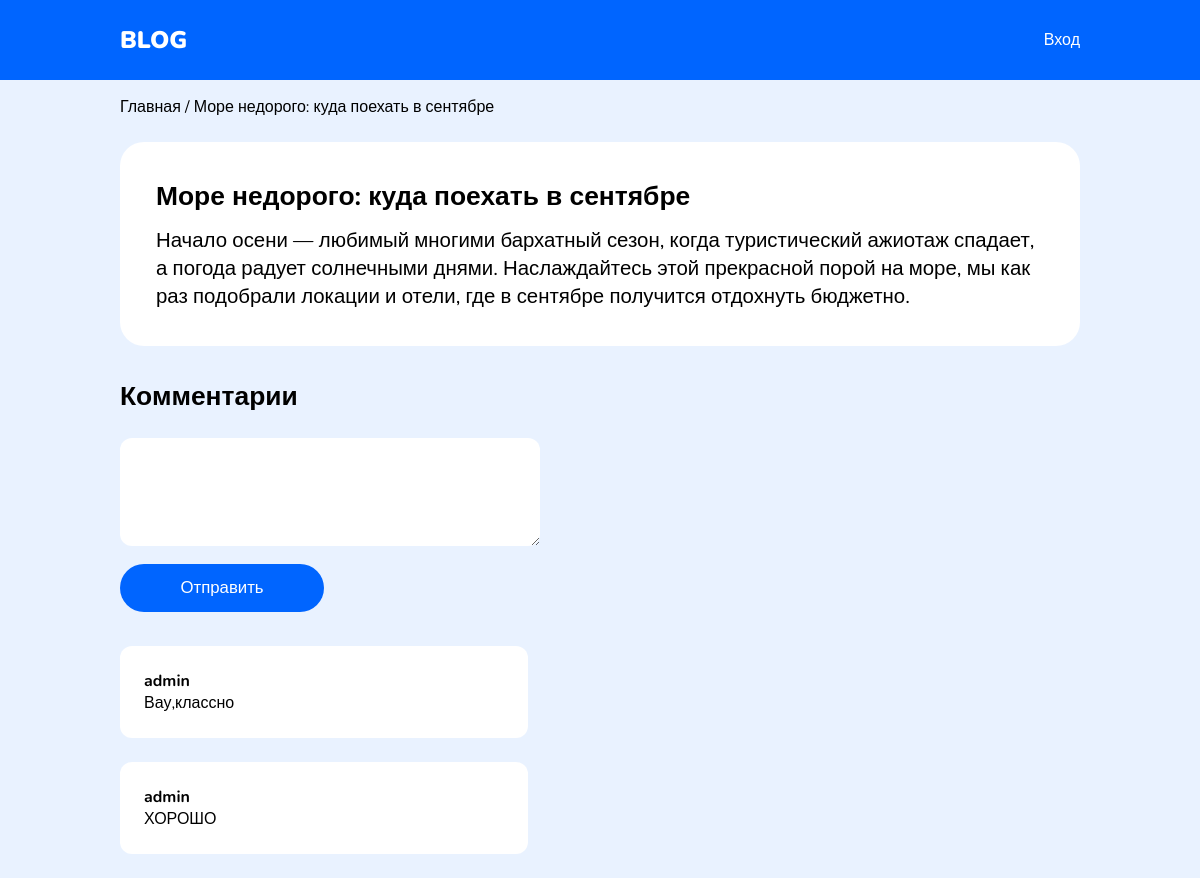
/post.php?id=2, run on the app's committed database.
### tables this page shows
CREATE TABLE `post` (
  `id` int(11) NOT NULL,
  `title` varchar(255) DEFAULT NULL,
  `description` text,
  `id_user` int(11) DEFAULT NULL
);

CREATE TABLE `comment` (
  `id` int(11) NOT NULL,
  `id_post` int(11) DEFAULT NULL,
  `text` text,
  `id_user` int(11) DEFAULT NULL
);

CREATE TABLE `user` (
  `id` int(11) NOT NULL,
  `email` varchar(255) DEFAULT NULL,
  `login` varchar(255) DEFAULT NULL,
  `password` varchar(255) DEFAULT NULL
);

### post.php (the view, shortened to what this page needs)
<?php
require_once 'config/connect.php';
$post_id = $_GET['id'];
$post = mysqli_query($connect, "SELECT * FROM `post` WHERE `id` = $post_id");
$post = mysqli_fetch_assoc($post);
?>
<!DOCTYPE html>
<html lang="en">
<head>
    <link rel="stylesheet" href="assets/css/style.css">
</head>
<body>
<header>
        <div class="container row header">
            <div class="logo"><a href="index.php">BLOG</a></div>
            <div class="menu row">
                <?php
                if(isset($_SESSION['user'])){
                    echo '
                    <div class="item-menu"><a href="profile.php">Профиль</a></div>
                    <div class="item-menu"><a href="login.php">Выход</a></div>
                    ';
                } else{
                    echo '
                    <div class="item-menu"><a href="login.php">Вход</a></div>
                    ';
                }
                ?>
            </div>
        </div>
    </header>
    <div class="container">
        <div class="back">
            <a href="index.php">Главная</a> / <?=$post['title']?>
        </div>
        <div class="post">
            <div class="title-post"><?=$post['title']?></div>
            <div class="post-in"><?=$post['description']?></div>
        </div>
        <div class="comments">
            <div class="title-comm title-post">Комментарии</div>
            <form action="vendor/createComment.php" method="post">
                <textarea name="text" id="" cols="30" rows="10" class="comm-area">
                </textarea><br>
                <button type="submit" class="w-17">Отправить</button>
            </form>
            <br>
            <?php
            $comment = mysqli_query($connect, "SELECT * FROM `comment` WHERE `id_post` = $post_id");
            $comment = mysqli_fetch_all($comment);
            foreach ($comment as $comm){
            ?>
                <div class="comm">
                    <div class="user"><?php
                    $user = mysqli_query($connect, "SELECT * FROM `user` WHERE `id` = $comm[3]");
                    $user = mysqli_fetch_assoc($user);
                    echo $user['login'];
                    ?></div>
                    <div class="comm-text"><?=$comm[2]?></div>
                </div>
            <?php } ?>
        </div>
    </div>
</body>
</html>

### assets/css/style.css (style rules this page uses)
body { margin: 0 auto; font-family: 'Nunito', sans-serif; background: #e9f2ff; }
header { width: 100vw; height: 10vh; color: white; background-color: #0065ff; align-items: center; display: flex; margin-bottom: 2vh; }
.container { max-width: 1000px; width: 80%; margin: 0 auto; }
.row { display: flex; flex-direction: row; }
.logo { font-size: 3vh; font-weight: 900; }
.logo a { color: white; text-decoration: none; }
.header { align-items: center; justify-content: space-between; }
.post { background: white; padding: 3vw; border-radius: 2vw; margin-bottom: 4vh; }
.title-post { font-size: 2.2vw; font-weight: 700; }
.post-in { height: auto; margin-top: 1vw; font-size: 1.7vw; }
.back { margin-bottom: 2vw; margin-top: 1vw; }
.back a { text-decoration: none; color: black; }
.title-comm { margin-bottom: 2vw; }
.comm { background: white; width: 30vw; padding: 2vw; border-radius: 1vw; margin-bottom: 2vw; }
.comm-area { width: 33vw; height: 7vw; border: 0; padding: 1vw; font-size: 1vw; }
textarea { border-radius: 1vw; border: solid 1px #bebebe; outline: none; }
.menu a { color: white; text-decoration: none; margin-left: 1vw }
.w-17 { width: 17vw; height: 4vw; border: 0; background: #0065ff; color: white; font-weight: 400; border-radius: 2vw; margin: 1vw 0vw; cursor: pointer; font-size: 1.4vw; }
.user { font-weight: bold; }

### data on the page
post: title "Море недорого: куда поехать в сентябре", description "Начало осени — любимый многими бархатный сезон, когда туристический ажиотаж спадает, а погода радует солнечными днями. Наслаждайтесь этой прекрасной порой на море, мы как раз подобрали локации и отели, где в сентябре получится отдохнуть бюджетно."
comment: id_user.login "admin", text "Вау,классно"
comment: id_user.login "admin", text "ХОРОШО"
